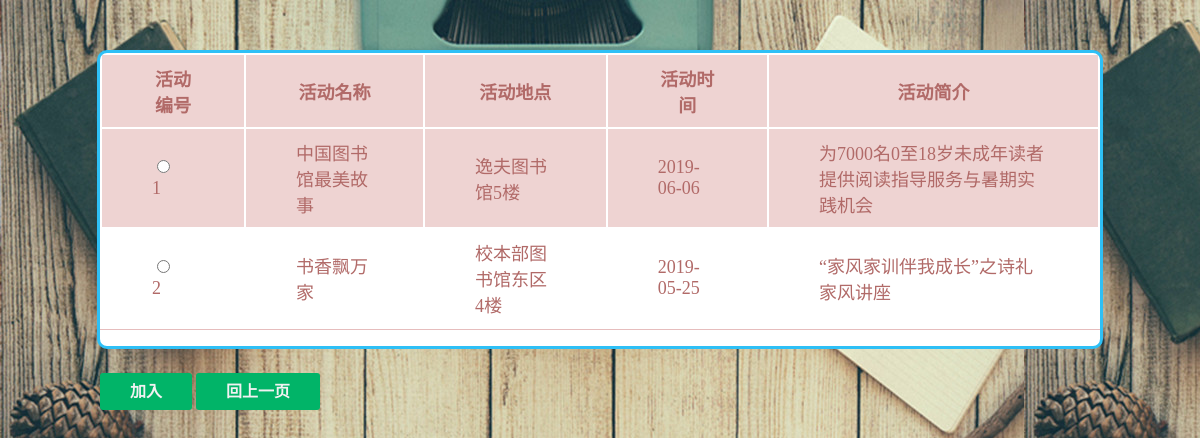
Screenshot of /join.php with the database file from the repository.
### tables this page shows
CREATE TABLE IF NOT EXISTS `activity` (
  `activity_id` int(100) NOT NULL AUTO_INCREMENT,
  `activity_name` varchar(100) NOT NULL,
  `location` varchar(1000) NOT NULL,
  `date` varchar(1000) NOT NULL,
  `contain` varchar(1000) NOT NULL,
  `sum` int(100) NOT NULL,
  PRIMARY KEY (`activity_id`)
);

### dbtools.inc.php (called while the page is built, shortened)
<?php
  function execute_sql($link, $database, $sql)
  {
    mysqli_select_db($link, $database)
      or die("開啟資料庫失敗: " . mysqli_error($link));
    $result = mysqli_query($link, $sql);
    return $result;
  }
?>

### join.php (the view, shortened to what this page needs)
<!doctype html>
<html>
  <head>
  </head>
  <body background="img/15 (1)_副本.jpg">
  <div class="tyg-div-denglv">
	<div class="tyg-div-form">
   <form name="myForm" action="join1.php" method="post" >
  <table id="table-1" >
<thead>
<th>活动编号</th>
<th>活动名称</th>
<th>活动地点</th>
<th>活动时间</th>
<th>活动简介</th>
</thead>
<tbody>
<?php
require_once("dbtools.inc.php");
$link = create_connection();
$sql = "SELECT activity_id,activity_name, location, date, contain FROM `activity` ORDER BY date DESC";
$result = execute_sql($link, "library", $sql);
        $total_records = mysqli_num_rows($result);
        mysqli_data_seek($result, 0);
        for ($j = 0; $j < $total_records; $j++)
        {
      	while ($row = mysqli_fetch_object($result))
            {
              echo "<tr>";
	echo"<td>";
	echo "<input type='radio' name='id'" .
               "value='$row->activity_id'><br>$row->activity_id</td>";
            	echo"<td>$row->activity_name</td>";
	 echo "<td >$row->location</td>";
              echo "<td>$row->date</td>";
			    echo "<td>$row->contain</td>";
              echo "</tr>";
            }
        }
      ?>
    </table>
        <p align='center'>
	<div id="login_click" >
        <a id="btlogin" onClick="check_data()">加入</a>
        <a id="btlogin" href="user.html">回上一页</a>
		 </div>
	</form>
	</div>
	</div>
  </body>
</html>

### join.php (style rules this page uses)
.tyg-div-denglv {  float:right; position:middle; right:3%;top:0%; }
.tyg-div-form { background-color:white; border-style:solid; border-radius:10px; width:1000px; height:auto; margin:50px auto 0 auto; color:#2ec0f6; }
#table-1 thead, #table-1 tr { border-top-width: 100px; border-top-height:500px; border-top-style: solid; background: #FFF position:middle; }
#table-1 { border-bottom-width: 1px; border-bottom-style: solid; border-bottom-color: rgb(230, 189, 189); }
#table-1 td, #table-1 th { padding: 10px 50px; font-size: 18px; font-family: Verdana; color: rgb(177, 106, 104); }
#table-1 tr:nth-child(even) { background: #FFF }
#table-1 tr:nth-child(odd) { background: rgb(238, 211, 210) }
#login_click { margin-top:32px; height:40px;position:absolute; }
#login_click a { text-decoration:none; background:#01B468; color:#f2f2f2; padding: 10px 30px 10px 30px; font-size:16px; font-family: 微软雅黑,宋体,Arial,Helvetica,Verdana,sans-serif; font-weight:bold; border-radius:3px; -webkit-transition:all linear 0.30s; -moz-transition:all linear 0.30s; transition:all linear 0.30s; }

### rows the page displays
activity: activity_id "1", activity_name "中国图书馆最美故事", location "逸夫图书馆5楼", date "2019-06-06", contain "为7000名0至18岁未成年读者提供阅读指导服务与暑期实践机会"
activity: activity_id "2", activity_name "书香飘万家", location "校本部图书馆东区4楼", date "2019-05-25", contain "“家风家训伴我成长”之诗礼家风讲座"
